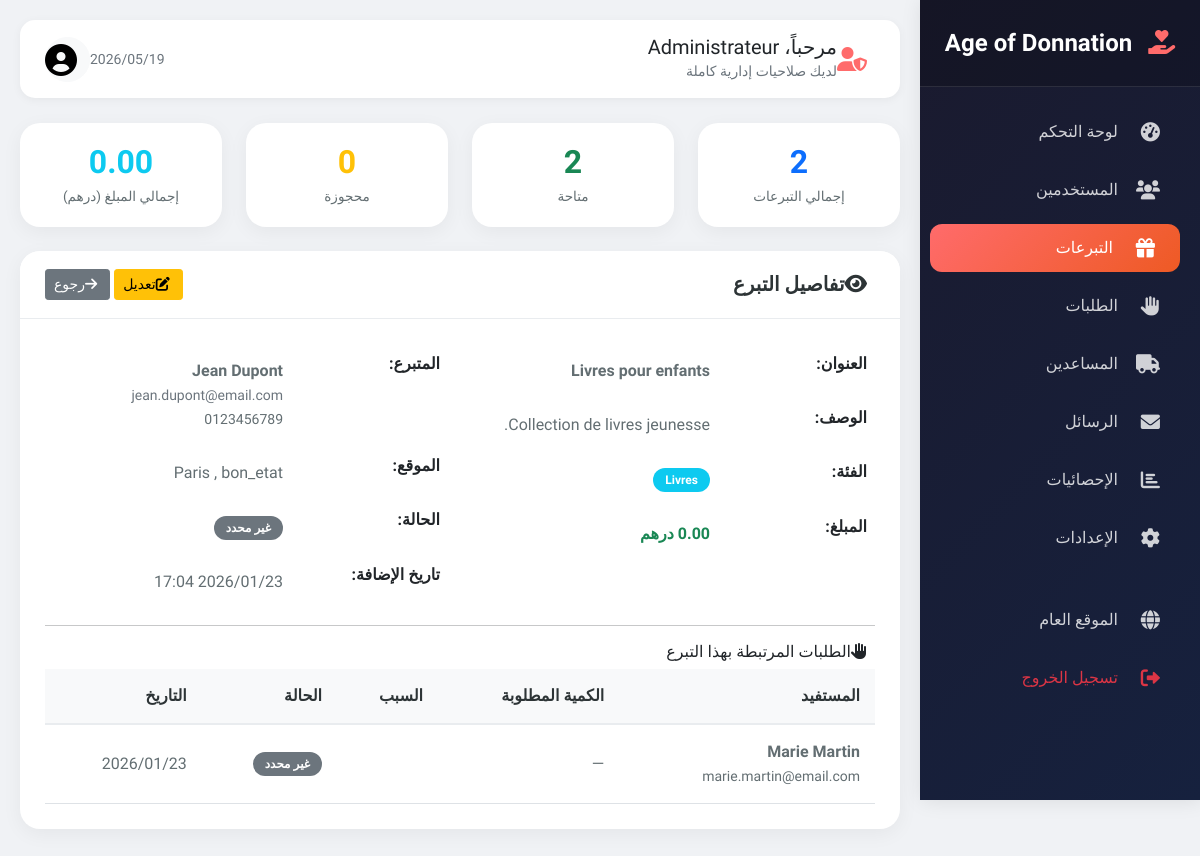
The page /admin/dons.php?view=1 (signed in) on the database its author committed.
### tables this page shows
CREATE TABLE `dons` (
  `id` INT(11) NOT NULL AUTO_INCREMENT,
  `donateur_id` INT(11) NOT NULL,
  `titre` VARCHAR(255) NOT NULL,
  `description` TEXT NOT NULL,
  `photo_principale` VARCHAR(255) DEFAULT NULL,
  `categorie` ENUM('vetements','nourriture','meubles','livres','electromenager','divers') NOT NULL,
  `etat` ENUM('neuf','bon_etat','usage') NOT NULL,
  `adresse_retrait` TEXT DEFAULT NULL,
  `ville` VARCHAR(100) DEFAULT NULL,
  `livraison_option` ENUM('none','fifty','full') DEFAULT 'none',
  `statut` ENUM('disponible','reserve','donne','expire') DEFAULT 'disponible',
  `is_deleted` TINYINT(1) DEFAULT 0,
  `deleted_at` TIMESTAMP NULL DEFAULT NULL,
  `created_at` TIMESTAMP NOT NULL DEFAULT CURRENT_TIMESTAMP,
  `updated_at` TIMESTAMP NOT NULL DEFAULT CURRENT_TIMESTAMP ON UPDATE CURRENT_TIMESTAMP,
  PRIMARY KEY (`id`),
  KEY `donateur_id` (`donateur_id`),
  CONSTRAINT `dons_ibfk_1`
    FOREIGN KEY (`donateur_id`) REFERENCES `users` (`id`)
    ON DELETE CASCADE
);

CREATE TABLE `users` (
  `id` INT(11) NOT NULL AUTO_INCREMENT,
  `nom` VARCHAR(100) NOT NULL,
  `email` VARCHAR(255) NOT NULL,
  `password` VARCHAR(255) NOT NULL,
  `type` ENUM('donateur','beneficiaire','livreur','admin') NOT NULL,
  `telephone` VARCHAR(20) DEFAULT NULL,
  `adresse` TEXT DEFAULT NULL,
  `ville` VARCHAR(100) DEFAULT NULL,
  `status` ENUM('active','inactive','pending') DEFAULT 'active',
  `reset_token` VARCHAR(100) DEFAULT NULL,
  `reset_expires` DATETIME DEFAULT NULL,
  `created_at` TIMESTAMP NOT NULL DEFAULT CURRENT_TIMESTAMP,
  `updated_at` TIMESTAMP NOT NULL DEFAULT CURRENT_TIMESTAMP ON UPDATE CURRENT_TIMESTAMP,
  PRIMARY KEY (`id`),
  UNIQUE KEY `email` (`email`)
);

CREATE TABLE `demandes` (
  `id` INT(11) NOT NULL AUTO_INCREMENT,
  `beneficiaire_id` INT(11) NOT NULL,
  `don_id` INT(11) NOT NULL,
  `message_demande` TEXT DEFAULT NULL,
  `statut` ENUM('en_attente','acceptee','refusee','annulee') DEFAULT 'en_attente',
  `created_at` TIMESTAMP NOT NULL DEFAULT CURRENT_TIMESTAMP,
  PRIMARY KEY (`id`),
  KEY `beneficiaire_id` (`beneficiaire_id`),
  KEY `don_id` (`don_id`),
  CONSTRAINT `demandes_ibfk_1`
    FOREIGN KEY (`beneficiaire_id`) REFERENCES `users` (`id`)
    ON DELETE CASCADE,
  CONSTRAINT `demandes_ibfk_2`
    FOREIGN KEY (`don_id`) REFERENCES `dons` (`id`)
    ON DELETE CASCADE
);

### admin/dons.php (the view, shortened to what this page needs)
<?php
require_once 'includes/admin_header.php';
$view_id = isset($_GET['view']) ? (int)$_GET['view'] : 0;
if ($view_id > 0) {
    $view_query = "SELECT d.*, u.nom as donateur_nom, u.email as donateur_email, u.telephone as donateur_telephone
                   FROM dons d
                   INNER JOIN users u ON d.donateur_id = u.id
                   WHERE d.id = :id";
    $view_stmt = $db->prepare($view_query);
    $view_stmt->bindParam(':id', $view_id);
    $view_stmt->execute();
    $donation_view = $view_stmt->fetch(PDO::FETCH_ASSOC);
    $requests_query = "SELECT de.*, u.nom as beneficiaire_nom, u.email as beneficiaire_email, u.telephone as beneficiaire_telephone
                       FROM demandes de
                       INNER JOIN users u ON de.beneficiaire_id = u.id
                       WHERE de.don_id = :don_id
                       ORDER BY de.created_at DESC";
    $requests_stmt = $db->prepare($requests_query);
    $requests_stmt->bindParam(':don_id', $view_id);
    $requests_stmt->execute();
    $donation_requests = $requests_stmt->fetchAll(PDO::FETCH_ASSOC);
}
$stats_query = "SELECT
    COUNT(*) as total,
    SUM(CASE WHEN statut = 'disponible' THEN 1 ELSE 0 END) as disponibles,
    SUM(CASE WHEN statut = 'réservé' THEN 1 ELSE 0 END) as reserves,
    SUM(CASE WHEN statut = 'completé' THEN 1 ELSE 0 END) as completes,
    SUM(CASE WHEN statut = 'annulé' THEN 1 ELSE 0 END) as annules,
    SUM(montant) as total_montant
    FROM dons";
$stats_stmt = $db->prepare($stats_query);
$stats_stmt->execute();
$don_stats = $stats_stmt->fetch(PDO::FETCH_ASSOC);
?>
<div class="row g-4 mb-4">
    <div class="col-md-3">
        <div class="stat-card text-center">
            <div class="stat-number text-primary"><?php echo $don_stats['total'] ?? 0; ?></div>
            <div class="stat-label">إجمالي التبرعات</div>
        </div>
    </div>
    <div class="col-md-3">
        <div class="stat-card text-center">
            <div class="stat-number text-success"><?php echo $don_stats['disponibles'] ?? 0; ?></div>
            <div class="stat-label">متاحة</div>
        </div>
    </div>
    <div class="col-md-3">
        <div class="stat-card text-center">
            <div class="stat-number text-warning"><?php echo $don_stats['reserves'] ?? 0; ?></div>
            <div class="stat-label">محجوزة</div>
        </div>
    </div>
    <div class="col-md-3">
        <div class="stat-card text-center">
            <div class="stat-number text-info"><?php echo number_format($don_stats['total_montant'] ?? 0, 2); ?></div>
            <div class="stat-label">إجمالي المبلغ (درهم)</div>
        </div>
    </div>
</div>
<?php if($view_id > 0 && isset($donation_view)): ?>
    <div class="card">
        <div class="card-header">
            <h5><i class="fas fa-eye me-2"></i>تفاصيل التبرع</h5>
            <div>
                <a href="dons.php?edit=<?php echo $donation_view['id']; ?>" class="btn btn-sm btn-warning">
                    <i class="fas fa-edit me-1"></i>تعديل
                </a>
                <a href="dons.php" class="btn btn-sm btn-secondary">
                    <i class="fas fa-arrow-right me-1"></i>رجوع
                </a>
            </div>
        </div>
        <div class="card-body">
            <div class="row">
                <div class="col-md-6">
                    <table class="table table-borderless">
                        <tr>
                            <th width="150">العنوان:</th>
                            <td><strong><?php echo htmlspecialchars($donation_view['titre']); ?></strong></td>
                        </tr>
                        <tr>
                            <th>الوصف:</th>
                            <td><?php echo nl2br(htmlspecialchars($donation_view['description'] ?? '')); ?></td>
                        </tr>
                        <tr>
                            <th>الفئة:</th>
                            <td><span class="badge bg-info"><?php echo ucfirst($donation_view['categorie']); ?></span></td>
                        </tr>
                        <tr>
                            <th>المبلغ:</th>
                            <td class="text-success fw-bold"><?php echo $donation_view['montant'] ? number_format($donation_view['montant'], 2) . ' درهم' : 'غير محدد'; ?></td>
                        </tr>
                    </table>
                </div>
                <div class="col-md-6">
                    <table class="table table-borderless">
                        <tr>
                            <th width="150">المتبرع:</th>
                            <td>
                                <strong><?php echo htmlspecialchars($donation_view['donateur_nom']); ?></strong><br>
                                <small class="text-muted"><?php echo htmlspecialchars($donation_view['donateur_email']); ?></small><br>
                                <small><?php echo htmlspecialchars($donation_view['donateur_telephone'] ?? ''); ?></small>
                            </td>
                        </tr>
                        <tr>
                            <th>الموقع:</th>
                            <td>
                                <?php echo htmlspecialchars($donation_view['ville'] ?? ''); ?>
                                <?php if(!empty($donation_view['etat'])): ?>
                                    , <?php echo htmlspecialchars($donation_view['etat']); ?>
                                <?php endif; ?>
                            </td>
                        </tr>
                        <tr>
                            <th>الحالة:</th>
                            <td>
                                <?php
                                $status_badges = [
                                    'disponible' => '<span class="badge bg-success">متاحة</span>',
                                    'réservé' => '<span class="badge bg-warning">محجوزة</span>',
                                    'completé' => '<span class="badge bg-info">مكتملة</span>',
                                    'annulé' => '<span class="badge bg-danger">ملغية</span>'
                                ];
                                echo $status_badges[$donation_view['statut']] ?? '<span class="badge bg-secondary">غير محدد</span>';
                                ?>
                            </td>
                        </tr>
                        <tr>
                            <th>تاريخ الإضافة:</th>
                            <td><?php echo date('Y/m/d H:i', strtotime($donation_view['created_at'])); ?></td>
                        </tr>
                    </table>
                </div>
            </div>
            <hr>
            <h6 class="mt-3"><i class="fas fa-hand-paper me-2"></i>الطلبات المرتبطة بهذا التبرع</h6>
            <?php if(empty($donation_requests)): ?>
                <p class="text-muted">لا توجد طلبات لهذا التبرع</p>
            <?php else: ?>
                <div class="table-responsive">
                    <table class="table table-sm">
                        <thead>
                            <tr>
                                <th>المستفيد</th>
                                <th>الكمية المطلوبة</th>
                                <th>السبب</th>
                                <th>الحالة</th>
                                <th>التاريخ</th>
                            </tr>
                        </thead>
                        <tbody>
                            <?php foreach($donation_requests as $req): ?>
                                <tr>
                                    <td>
                                        <strong><?php echo htmlspecialchars($req['beneficiaire_nom']); ?></strong><br>
                                        <small><?php echo htmlspecialchars($req['beneficiaire_email']); ?></small>
                                    </td>
                                    <td><?php echo htmlspecialchars($req['quantite_demandee'] ?? '—'); ?></td>
                                    <td><?php echo substr(htmlspecialchars($req['raison'] ?? ''), 0, 50); ?></td>
                                    <td>
                                        <?php
                                        $req_status = [
                                            'en_attente' => '<span class="badge bg-warning">في الانتظار</span>',
                                            'accepté' => '<span class="badge bg-success">مقبول</span>',
                                            'refusé' => '<span class="badge bg-danger">مرفوض</span>'
                                        ];
                                        echo $req_status[$req['statut']] ?? '<span class="badge bg-secondary">غير محدد</span>';
                                        ?>
                                    </td>
                                    <td><?php echo date('Y/m/d', strtotime($req['created_at'])); ?></td>
                                </table>
                            <?php endforeach; ?>
                </div>
            <?php endif; ?>
        </div>
    </div>
<?php endif; ?>
<?php require_once 'includes/admin_footer.php'; ?>

### rows shown on the page
dons: titre "Livres pour enfants", description "Collection de livres jeunesse.", categorie "Livres", montant "0.00", donateur.nom "Jean Dupont", donateur.email "jean.dupont@email.com", donateur.telephone "0123456789", ville "Paris", etat "bon_etat", statut "غير محدد", created_at "2026/01/23 17:04"
demandes: beneficiaire.nom "Marie Martin", beneficiaire.email "marie.martin@email.com", quantite_demandee "—", statut "غير محدد", created_at "2026/01/23"

### other values the page prints
$_SESSION['user_nom'] "Administrateur"
$don_stats['total'] "2"
$don_stats['disponibles'] "2"
$don_stats['reserves'] "0"
$don_stats['total_montant'] "0.00"
